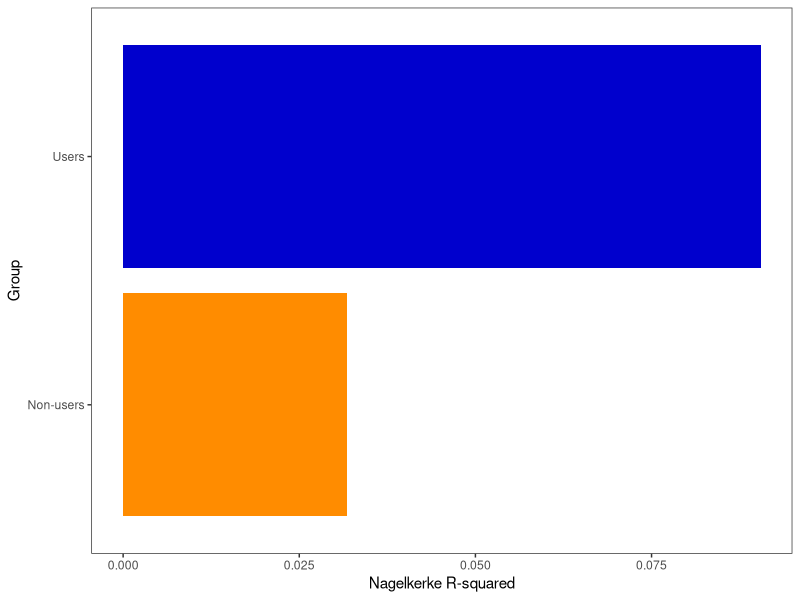

Source code (R):
# Creates a plot

library(ggplot2)
tmp <- data.frame(type=c("Users","Non-users"),R2=c(0.0904657,0.0317438))
g2 <- ggplot(tmp,aes(x=type,y=R2,fill=type)) + geom_bar(stat = "identity") + scale_fill_manual(values=c('darkorange','blue3')) + theme_bw() + theme(panel.grid=element_blank()) +
  labs(x='Group',y='Nagelkerke R-squared') + guides(fill=F) + coord_flip(); g2
